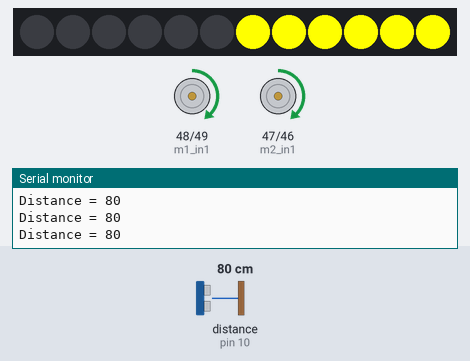
Simulated run of this sketch. Board: Arduino Mega 2560, built with avr-gcc and run on an emulated ATmega2560. Parts: 12 RGB LEDs in strip order, left to right, motor-driver pin pairs drawn as motors (green arrow = first pin HIGH = forward, orange = second pin HIGH = backward, longer = more drive, scaled by the enable pin), the last lines printed to the serial monitor. The test bench sets the inputs (shaded band); at power-on: distance to the obstacle (sensor on pin 10) 80 cm.

Above: at 1.2 s.
1.3 s: distance to the obstacle (sensor on pin 10) set to 34 cm
2.8 s: distance to the obstacle (sensor on pin 10) set to 27 cm
At 3.3 s:
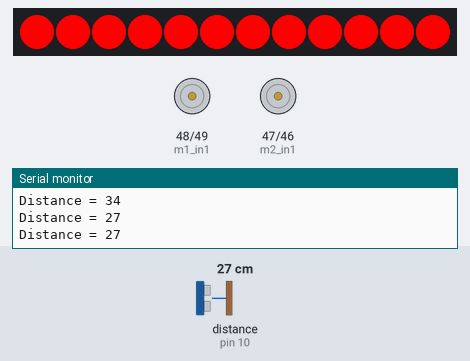
5.8 s: distance to the obstacle (sensor on pin 10) set to 120 cm
At 8.1 s:
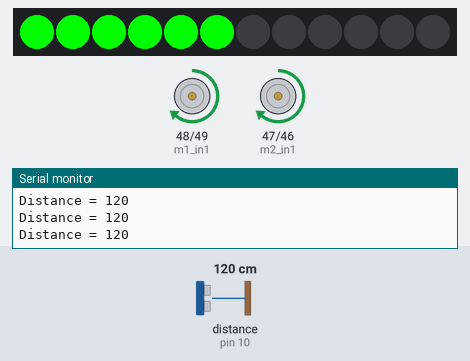
8.4 s: distance to the obstacle (sensor on pin 10) set to 2 cm
At 11.2 s:
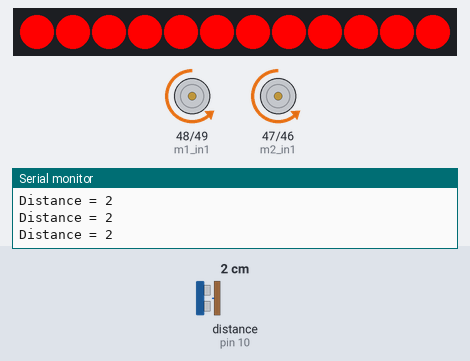
11.4 s: distance to the obstacle (sensor on pin 10) set to 35 cm
At 13.7 s:
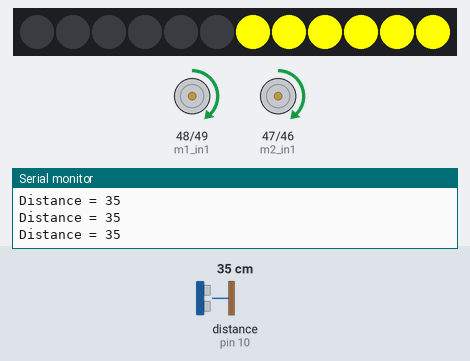
Timing chart, 0 to 15.0 s (numbered marks = the images above; inputs shaded):
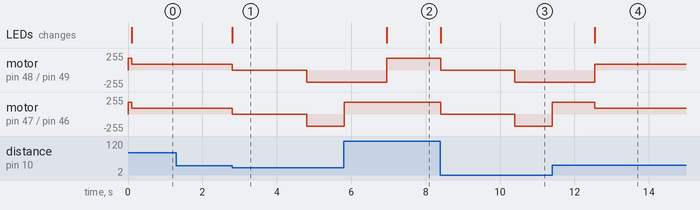

Measured:
- the behaviour switches between 31 and 30 cm on distance to the obstacle (sensor on pin 10) (found by bisection; images 0 and 1)
- after the input at 2.8 s, motor on pin 48 (m1_in1) / pin 49 (m1_in2), motor on pin 47 (m2_in1) / pin 46 (m2_in2): forward 90/255 → stopped at once, → backward 180/255 2.0 s later; the LEDs: change at once (image 1)
- after the input at 5.8 s, motor on pin 48 (m1_in1) / pin 49 (m1_in2): backward 180/255 → forward 180/255 after 1.2 s; motor on pin 47 (m2_in1) / pin 46 (m2_in2): goes on until 5.8 s, then stays forward 180/255
- after the input at 8.4 s, motor on pin 48 (m1_in1) / pin 49 (m1_in2), motor on pin 47 (m2_in1) / pin 46 (m2_in2): forward 180/255 → stopped at once, → backward 180/255 2.0 s later; the LEDs: change at once (image 3)
- after the input at 11.4 s, the LEDs: first differ from a run without the input after 1.2 s (image 4)

The sketch:

labo2.ino
```cpp
//2411160 Mon Numéro de DA est Pair

#include <MeAuriga.h>

// ------------------ Capteurs && LEDS ------------------
#define LEDNUM 12
#define LEDPIN 44
MeRGBLed led(PORT0, LEDNUM);
MeUltrasonicSensor capteurDistance(PORT_10);

// ------------------ États ------------------
enum State {FORWARD, SLOWDOWN, AVOID_STOP, AVOID_BACK, AVOID_TURN, RESUME};
State currentState = FORWARD;

// ------------------ Temps ------------------
unsigned long currentTime = 0;
unsigned long previousTime = 0;
unsigned long distancePrevious = 0;
unsigned long printPrevious = 0;

// ------------------ Durées ------------------
const long stopDuration = 2000;
const long backDuration = 1000;
const long turnDuration = 1150;
const long distanceInterval = 100;
const long printInterval = 250;

// ------------------ Vitesses ------------------
int cruisePwm = 180;
int slowPwm   = cruisePwm / 2;

// ------------------ Moteurs variables ------------------
const int m1_pwm = 11;
const int m1_in1 = 48;
const int m1_in2 = 49;

const int m2_pwm = 10;
const int m2_in1 = 47;
const int m2_in2 = 46;

// ------------------ Setup ------------------
void setup() {
  Serial.begin(115200);

  pinMode(m1_pwm, OUTPUT);
  pinMode(m1_in1, OUTPUT);
  pinMode(m1_in2, OUTPUT);

  pinMode(m2_pwm, OUTPUT);
  pinMode(m2_in1, OUTPUT);
  pinMode(m2_in2, OUTPUT);

  led.setpin(LEDPIN);

  previousTime = millis();
  distancePrevious = millis();
  printPrevious = millis();
}

// ------------------ Loop ------------------
void loop() {
  currentTime = millis();

  // Mesure distance toutes les 100 ms
  static int distance = 999;
  if (currentTime - distancePrevious >= distanceInterval) {
    distancePrevious = currentTime;
    distance = capteurDistance.distanceCm();
  }

  // Affichage la distance toutes les 250 ms
  if (currentTime - printPrevious >= printInterval) {
    printPrevious = currentTime;
    Serial.print("Distance = ");
    Serial.println(distance);
  }

  stateManager(distance);
  ledTask(currentState);
}

// ------------------ Machine à états ------------------
void stateManager(int distance) {
  switch (currentState) {

    case FORWARD:
      DriveForward(cruisePwm);

      if (distance <= 30) {
        currentState = AVOID_STOP;
        previousTime = currentTime;
        Stop();
      }
      else if (distance <= 100) {
        currentState = SLOWDOWN;
      }
      break;

    case SLOWDOWN:
      DriveForward(slowPwm);

      if (distance <= 30) {
        currentState = AVOID_STOP;
        previousTime = currentTime;
        Stop();
      }
      else if (distance >= 100) {
        currentState = FORWARD;
      }
      break;

    case AVOID_STOP:
      Stop();
      if (currentTime - previousTime >= stopDuration) {
        currentState = AVOID_BACK;
        previousTime = currentTime;
      }
      break;

    case AVOID_BACK:
      DriveBackward(cruisePwm);
      if (currentTime - previousTime >= backDuration) {
        currentState = AVOID_TURN;
        previousTime = currentTime;
      }
      break;

    case AVOID_TURN:
      Turn180();
      if (currentTime - previousTime >= turnDuration) {
        currentState = RESUME;
      }
      break;

    case RESUME:
      currentState = FORWARD;
      break;
  }
}

// ------------------ LED Task ------------------
void ledTask(State s) {

  led.setColor(0, 0, 0);

  switch (s) {

    case FORWARD:
      for (int i = 1; i <= 6; i++)
        led.setColor(i, 0, 255, 0);   // vert
      break;

    case SLOWDOWN:
      for (int i = 7; i <= 12; i++)
        led.setColor(i, 255, 255, 0); // jaune
      break;

    case AVOID_STOP:
      for (int i = 1; i <= 12; i++)
        led.setColor(i, 255, 0, 0);   // rouge
      break;

    case AVOID_BACK:
      for (int i = 1; i <= 12; i++)
        led.setColor(i, 255, 0, 0);
      break;

    case AVOID_TURN:
      for (int i = 1; i <= 12; i++)
        led.setColor(i, 255, 0, 0);
      break;

    case RESUME:
      for (int i = 1; i <= 6; i++)
        led.setColor(i, 0, 255, 0);
      break;
  }

  led.show();
}

// ------------------ Fonctions moteurs ------------------

void DriveForward(int pwmValue) {
  digitalWrite(m1_in2, LOW);
  digitalWrite(m1_in1, HIGH);
  analogWrite(m1_pwm, pwmValue);

  digitalWrite(m2_in2, LOW);
  digitalWrite(m2_in1, HIGH);
  analogWrite(m2_pwm, pwmValue);
}

void DriveBackward(int pwmValue) {
  digitalWrite(m1_in2, HIGH);
  digitalWrite(m1_in1, LOW);
  analogWrite(m1_pwm, pwmValue);

  digitalWrite(m2_in2, HIGH);
  digitalWrite(m2_in1, LOW);
  analogWrite(m2_pwm, pwmValue);
}

void Turn180() {
  digitalWrite(m1_in2, HIGH);
  digitalWrite(m1_in1, LOW);
  analogWrite(m1_pwm, cruisePwm);

  digitalWrite(m2_in2, LOW);
  digitalWrite(m2_in1, HIGH);
  analogWrite(m2_pwm, cruisePwm);
}

void Stop() {
  analogWrite(m1_pwm, 0);
  analogWrite(m2_pwm, 0);
}
```
